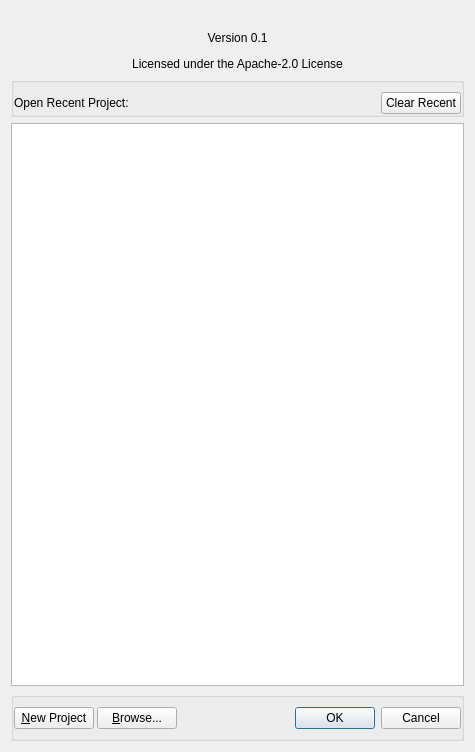
<?xml version="1.0" encoding="UTF-8"?>
<ui version="4.0">
 <class>RecentProjects</class>
 <widget class="QDialog" name="RecentProjects">
  <property name="geometry">
   <rect>
    <x>0</x>
    <y>0</y>
    <width>475</width>
    <height>752</height>
   </rect>
  </property>
  <property name="sizePolicy">
   <sizepolicy hsizetype="MinimumExpanding" vsizetype="MinimumExpanding">
    <horstretch>0</horstretch>
    <verstretch>0</verstretch>
   </sizepolicy>
  </property>
  <property name="windowTitle">
   <string>Dynamic Gravity Processor</string>
  </property>
  <property name="windowIcon">
   <iconset resource="resources/resources.qrc">
    <normaloff>:/images/geoid</normaloff>:/images/geoid</iconset>
  </property>
  <layout class="QVBoxLayout" name="verticalLayout">
   <item alignment="Qt::AlignHCenter|Qt::AlignVCenter">
    <widget class="QLabel" name="label_globeico">
     <property name="frameShape">
      <enum>QFrame::NoFrame</enum>
     </property>
     <property name="text">
      <string/>
     </property>
     <property name="pixmap">
      <pixmap resource="resources/resources.qrc">:/icons/dgp</pixmap>
     </property>
     <property name="scaledContents">
      <bool>false</bool>
     </property>
     <property name="alignment">
      <set>Qt::AlignCenter</set>
     </property>
    </widget>
   </item>
   <item>
    <widget class="QLabel" name="ql_license">
     <property name="text">
      <string>&lt;html&gt;&lt;head/&gt;&lt;body&gt;&lt;p align=&quot;center&quot;&gt;Version 0.1&lt;/p&gt;&lt;p align=&quot;center&quot;&gt;Licensed under the Apache-2.0 License&lt;/p&gt;&lt;/body&gt;&lt;/html&gt;</string>
     </property>
    </widget>
   </item>
   <item>
    <widget class="QGroupBox" name="group_recent">
     <property name="title">
      <string/>
     </property>
     <property name="flat">
      <bool>true</bool>
     </property>
     <property name="checkable">
      <bool>false</bool>
     </property>
     <layout class="QHBoxLayout" name="horizontalLayout_2">
      <property name="leftMargin">
       <number>0</number>
      </property>
      <property name="rightMargin">
       <number>0</number>
      </property>
      <property name="bottomMargin">
       <number>0</number>
      </property>
      <item>
       <widget class="QLabel" name="ql_recents">
        <property name="sizePolicy">
         <sizepolicy hsizetype="Preferred" vsizetype="Preferred">
          <horstretch>2</horstretch>
          <verstretch>0</verstretch>
         </sizepolicy>
        </property>
        <property name="text">
         <string>Open Recent Project:</string>
        </property>
       </widget>
      </item>
      <item>
       <widget class="QPushButton" name="qpb_clear_recents">
        <property name="baseSize">
         <size>
          <width>100</width>
          <height>0</height>
         </size>
        </property>
        <property name="text">
         <string>Clear Recent</string>
        </property>
       </widget>
      </item>
     </layout>
    </widget>
   </item>
   <item>
    <widget class="QListView" name="qlv_recents">
     <property name="sizePolicy">
      <sizepolicy hsizetype="Expanding" vsizetype="MinimumExpanding">
       <horstretch>0</horstretch>
       <verstretch>0</verstretch>
      </sizepolicy>
     </property>
    </widget>
   </item>
   <item>
    <widget class="QGroupBox" name="group_btns">
     <property name="title">
      <string/>
     </property>
     <property name="alignment">
      <set>Qt::AlignCenter</set>
     </property>
     <property name="flat">
      <bool>true</bool>
     </property>
     <layout class="QHBoxLayout" name="horizontalLayout">
      <property name="spacing">
       <number>3</number>
      </property>
      <property name="leftMargin">
       <number>0</number>
      </property>
      <property name="rightMargin">
       <number>0</number>
      </property>
      <item>
       <widget class="QPushButton" name="qpb_new_project">
        <property name="text">
         <string>&amp;New Project</string>
        </property>
       </widget>
      </item>
      <item>
       <widget class="QPushButton" name="qpb_browse">
        <property name="whatsThis">
         <string>Browse for a project</string>
        </property>
        <property name="inputMethodHints">
         <set>Qt::ImhNone</set>
        </property>
        <property name="text">
         <string>&amp;Browse...</string>
        </property>
       </widget>
      </item>
      <item>
       <spacer name="horizontalSpacer">
        <property name="orientation">
         <enum>Qt::Horizontal</enum>
        </property>
        <property name="sizeHint" stdset="0">
         <size>
          <width>40</width>
          <height>20</height>
         </size>
        </property>
       </spacer>
      </item>
      <item>
       <widget class="QLabel" name="ql_error">
        <property name="minimumSize">
         <size>
          <width>40</width>
          <height>0</height>
         </size>
        </property>
        <property name="styleSheet">
         <string notr="true">color: rgb(255, 0, 0)</string>
        </property>
        <property name="text">
         <string/>
        </property>
       </widget>
      </item>
      <item>
       <spacer name="horizontalSpacer_2">
        <property name="orientation">
         <enum>Qt::Horizontal</enum>
        </property>
        <property name="sizeHint" stdset="0">
         <size>
          <width>40</width>
          <height>20</height>
         </size>
        </property>
       </spacer>
      </item>
      <item>
       <widget class="QDialogButtonBox" name="dialog_buttons">
        <property name="sizePolicy">
         <sizepolicy hsizetype="Minimum" vsizetype="Fixed">
          <horstretch>0</horstretch>
          <verstretch>0</verstretch>
         </sizepolicy>
        </property>
        <property name="inputMethodHints">
         <set>Qt::ImhPreferUppercase</set>
        </property>
        <property name="standardButtons">
         <set>QDialogButtonBox::Cancel|QDialogButtonBox::Ok</set>
        </property>
       </widget>
      </item>
     </layout>
    </widget>
   </item>
  </layout>
  <action name="actionbrowse">
   <property name="text">
    <string>browse</string>
   </property>
   <property name="shortcut">
    <string>Ctrl+O</string>
   </property>
  </action>
 </widget>
 <resources>
  <include location="resources/resources.qrc"/>
 </resources>
 <connections>
  <connection>
   <sender>dialog_buttons</sender>
   <signal>rejected()</signal>
   <receiver>RecentProjects</receiver>
   <slot>reject()</slot>
   <hints>
    <hint type="sourcelabel">
     <x>340</x>
     <y>469</y>
    </hint>
    <hint type="destinationlabel">
     <x>299</x>
     <y>249</y>
    </hint>
   </hints>
  </connection>
  <connection>
   <sender>dialog_buttons</sender>
   <signal>accepted()</signal>
   <receiver>RecentProjects</receiver>
   <slot>accept()</slot>
   <hints>
    <hint type="sourcelabel">
     <x>387</x>
     <y>469</y>
    </hint>
    <hint type="destinationlabel">
     <x>299</x>
     <y>249</y>
    </hint>
   </hints>
  </connection>
 </connections>
</ui>
